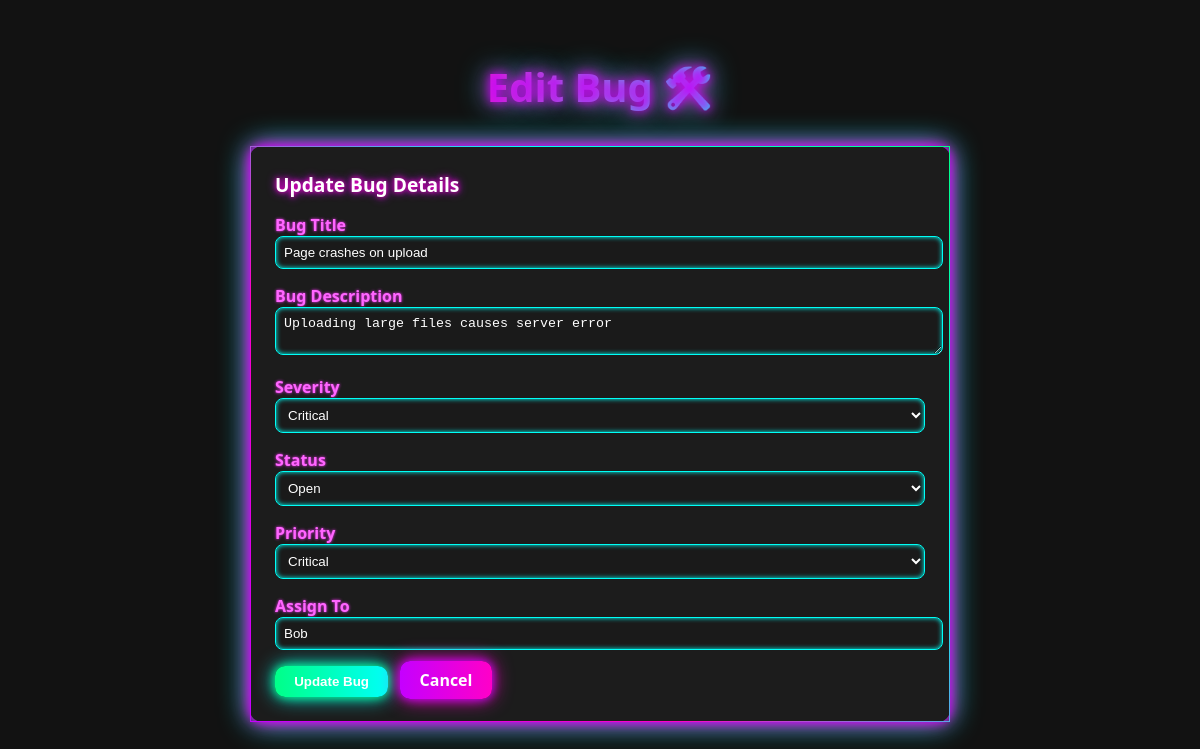
The app's page /edit/2 (signed in) with its own data.
### tables this page shows
CREATE TABLE bugs (
    id INTEGER PRIMARY KEY AUTOINCREMENT,
    title TEXT NOT NULL,
    description TEXT NOT NULL,
    severity TEXT,
    priority TEXT,
    status TEXT DEFAULT 'Open',
    assignee TEXT,
    created_at TIMESTAMP DEFAULT CURRENT_TIMESTAMP,
    updated_at TIMESTAMP DEFAULT CURRENT_TIMESTAMP
);

### app.py (the view, shortened to what this page needs)
@app.route("/edit/<int:bug_id>", methods=["GET", "POST"])
def edit_bug(bug_id):
    if "user_id" not in session:
        return redirect(url_for("login"))
    conn = get_db_connection()
    bug = conn.execute("SELECT * FROM bugs WHERE id=?", (bug_id,)).fetchone()
    if not bug:
        flash("Bug not found!", "danger")
        return redirect(url_for("index"))
    conn.close()
    return render_template("edit.html", bug=bug)

### app.py (called while the page is built)
def get_db_connection():
    conn = sqlite3.connect(DB_NAME)
    conn.row_factory = sqlite3.Row
    return conn

### templates/edit.html (shortened to what this page needs)
<!DOCTYPE html>
<html>
<head>
</head>
<body class="container mt-5">
    <h1>Edit Bug 🛠️</h1>
    <div class="card">
        <div class="card-header">Update Bug Details</div>
        <div class="card-body">
            <form method="POST">
                <label for="title">Bug Title</label>
                <input type="text" name="title" value="{{ bug['title'] }}" placeholder="Bug Title" required>
                <label for="description">Bug Description</label>
                <textarea name="description" placeholder="Bug Description" required>{{ bug['description'] }}</textarea>
                <label for="severity">Severity</label>
                <select name="severity" required>
                    <option value="Critical" {% if bug['severity']=='Critical' %}selected{% endif %}>Critical</option>
                </select>
                <label for="status">Status</label>
                <select name="status" required>
                    <option value="Open" {% if bug['status']=='Open' %}selected{% endif %}>Open</option>
                </select>
                <label for="priority">Priority</label>
                <select name="priority" required>
                    <option value="Critical" {% if bug['priority']=='Critical' %}selected{% endif %}>Critical</option>
                </select>
                <label for="assignee">Assign To</label>
                <input type="text" name="assignee" value="{{ bug['assignee'] }}" placeholder="Developer Name">
                <button type="submit" class="btn btn-success">Update Bug</button>
                <a href="{{ url_for('index') }}" class="btn btn-secondary">Cancel</a>
            </form>
        </div>
    </div>
</body>
</html>

### templates/edit.html (style rules this page uses)
body { background-color: #121212; color: #e0e0e0; font-family: 'Segoe UI', Tahoma, Geneva, Verdana, sans-serif; padding: 2rem; }
.container { max-width: 700px; margin: 0 auto; }
h1 { text-align: center; margin-bottom: 2rem; font-size: 2.5rem; font-weight: 700; background: linear-gradient(90deg, #c500ff, #ff00c8, #00fff7, #00ff88); -webkit-background-clip: text; -webkit-text-fill-color: transparent; text-shadow: 0 0 10px #c500ff, 0 0 20px #ff00c8, 0 0 30px #00fff7; }
.card { background-color: #1c1c1c; border-radius: 12px; padding: 1.5rem; border: 1px solid; border-image: linear-gradient(45deg, #c500ff, #ff00c8, #00fff7, #00ff88) 1; box-shadow: 0 0 10px #c500ff, 0 0 20px #ff00c8, 0 0 30px #00fff7; }
.card-header { font-weight: bold; margin-bottom: 1rem; color: #ffffff; text-shadow: 0 0 5px #ff00c8, 0 0 10px #c500ff; font-size: 1.2rem; }
input[type="text"], textarea, select { background-color: #1a1a1a; border: 1px solid #00fff7; color: #ffffff; border-radius: 8px; padding: 0.5rem; width: 100%; margin-bottom: 1rem; box-shadow: 0 0 5px #00fff7 inset; font-weight: 500; }
textarea { resize: vertical; }
label { color: #ff66ff; font-weight: bold; text-shadow: 0 0 3px #ff33ff; }
.btn { padding: 0.5rem 1.2rem; border-radius: 10px; border: none; color: #ffffff; font-weight: bold; cursor: pointer; text-decoration: none; margin-right: 0.5rem; transition: all 0.3s ease; }
.btn-success { background: linear-gradient(90deg, #00ff88, #00fff7); box-shadow: 0 0 10px #00ff88, 0 0 20px #00fff7; }
.btn-secondary { background: linear-gradient(90deg, #c500ff, #ff00c8); box-shadow: 0 0 10px #c500ff, 0 0 20px #ff00c8; }

### records on screen
bugs: title "Page crashes on upload", description "Uploading large files causes server error", severity "Critical", status "Open", priority "Critical", assignee "Bob"
